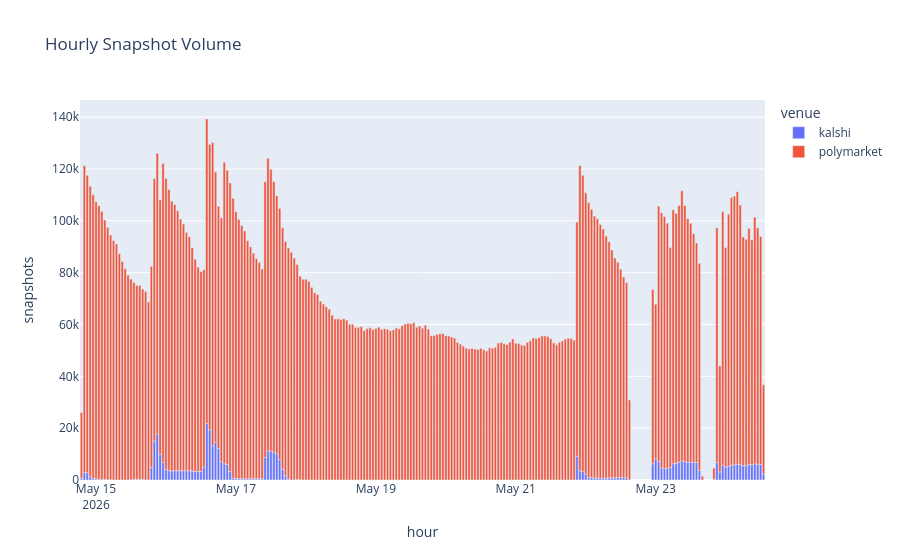

The notebook cell saved with this chart:
### Markdown cell above
## Section 1: Capture health overview

### Code cell
df = hourly_snapshot_volume(con)
plot_hourly_volume(df)
